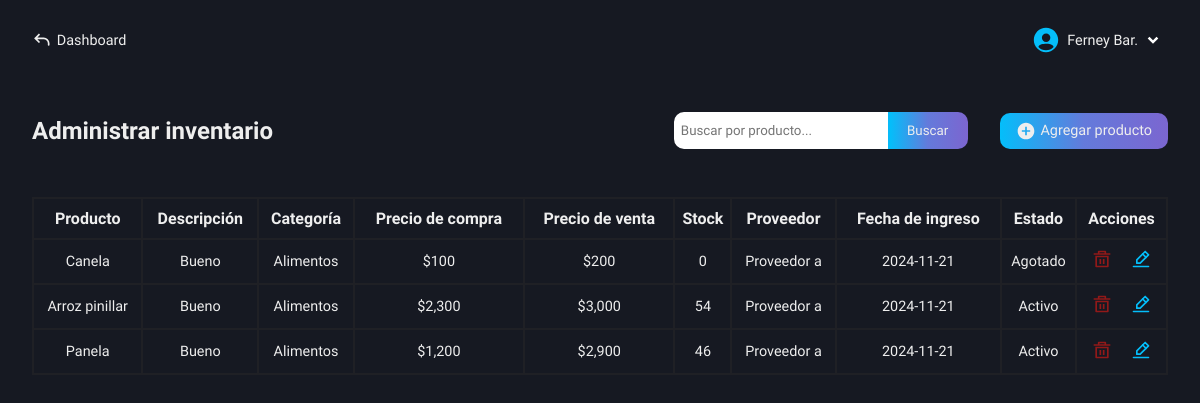
Page /roles/store/inventory/admin-inventory.php (signed in) on the committed database.
### tables this page shows
CREATE TABLE `users` (
  `id` int(11) NOT NULL AUTO_INCREMENT,
  `name` varchar(100) NOT NULL,
  `lastname` varchar(100) NOT NULL,
  `email` varchar(100) NOT NULL,
  `pass` varchar(100) NOT NULL,
  `role` varchar(100) NOT NULL,
  PRIMARY KEY (`id`)
);

CREATE TABLE `inventory_products` (
  `id` int(11) NOT NULL AUTO_INCREMENT,
  `id_category` int(11) NOT NULL,
  `product_name` varchar(100) NOT NULL,
  `supplier` varchar(100) NOT NULL,
  `purchase_price` decimal(50,0) NOT NULL,
  `sale_price` decimal(50,0) NOT NULL,
  `stock_quantity` int(11) NOT NULL,
  `product_description` varchar(500) NOT NULL,
  `entry_date` date NOT NULL,
  `product_status` varchar(100) NOT NULL,
  PRIMARY KEY (`id`)
);

CREATE TABLE `categories_store` (
  `id` int(11) NOT NULL AUTO_INCREMENT,
  `category` varchar(100) NOT NULL,
  PRIMARY KEY (`id`)
);

### roles/store/inventory/admin-inventory.php (the view, shortened to what this page needs)
<!DOCTYPE html>
<html lang="en">
<head>
    <link rel="stylesheet" href="../../../css/store/admin-inventory.css">
    <link rel="stylesheet" href="../../../css/store/base-autocomplete.css">
    <link rel="stylesheet" href="https://code.jquery.com/ui/1.12.1/themes/base/jquery-ui.css">
    <?php
        include("../../../conexion.php");
        if (isset($_SESSION['user_id'])) {
            $id_user = $_SESSION['user_id'];
        } else {
            header("Location: ../../../index.php");
            exit();
        }
    ?>
</head>
<body>
    <main class="main">
        <nav class="nav-dash">
            <a href="../../dashboard-store.php" class="go-dash">
                <svg xmlns="http://www.w3.org/2000/svg" width="20" height="20" viewBox="0 0 24 24"><path fill="#eee" d="m4 10l-.707.707L2.586 10l.707-.707zm17 8a1 1 0 1 1-2 0zM8.293 15.707l-5-5l1.414-1.414l5 5zm-5-6.414l5-5l1.414 1.414l-5 5zM4 9h10v2H4zm17 7v2h-2v-2zm-7-7a7 7 0 0 1 7 7h-2a5 5 0 0 0-5-5z"/></svg>
                <p>Dashboard</p>
            </a>
            <div class="user-modal">
                <div class="username">
                    <div class="name-down">
                        <?php
                            $queryData = "SELECT name, lastname FROM users WHERE id = $id_user";
                            $result = mysqli_query($conexion, $queryData);
                            $rowData = mysqli_fetch_assoc($result);
                            echo "<p class='name'>" . $rowData['name'] . ' ' . substr($rowData['lastname'], 0, 3) . ".</p>";
                        ?>
                        <img src="../../../svg/down-arrow.svg" alt="">
                    </div>
                </div>
            </div>
        </nav>
        <section class="info-table-product" id="hidden-modal">
            <div class="table-products">
                <div class="tlt-search-add">
                    <h2 class="tlt-function">Administrar inventario</h2>
                    <div class="search-add">
                        <form action="functions/search-product.php" method="POST" class="form-search">
                            <input type="text" name="search" class="input-search b-col-fcs-val" id="search" placeholder="Buscar por producto..." required>
                            <input type="submit" name="button-search" class="btn-search bg-btn" value="Buscar">
                        </form>
                        <a href="add-products.php" class="add bg-btn">
                            <svg xmlns="http://www.w3.org/2000/svg" width="20" height="20" viewBox="0 0 24 24"><path fill="#eee" d="M12 2C6.477 2 2 6.477 2 12s4.477 10 10 10s10-4.477 10-10S17.523 2 12 2m5 11h-4v4h-2v-4H7v-2h4V7h2v4h4z"/></svg>
                            <p>Agregar producto</p>
                        </a>
                    </div>
                </div>
                <div class="content-table">
                    <table>
                        <tr>
                            <th>Producto</th>
                            <th>Descripción</th>
                            <th>Categoría</th>
                            <th>Precio de compra</th>
                            <th>Precio de venta</th>
                            <th>Stock</th>
                            <th>Proveedor</th>
                            <th>Fecha de ingreso</th>
                            <th>Estado</th>
                            <th>Acciones</th>
                        </tr>
                        <?php
                            $getProducts = "SELECT * FROM inventory_products";
                            $resultProducts = mysqli_query($conexion, $getProducts);
                            if($resultProducts -> num_rows > 0){
                                while($row = mysqli_fetch_array($resultProducts)){
                                    $id = $row['id'];
                                    $id_category = $row['id_category'];
                                    $queryCategory = "SELECT category FROM categories_store WHERE id = $id_category";
                                    $resultCat = mysqli_query($conexion, $queryCategory);
                                    $rowCat = mysqli_fetch_array($resultCat);
                                    echo "<tr>
                                            <td>" . ucfirst($row['product_name']) . "</td>
                                            <td>" . ucfirst($row['product_description']) . "</td>
                                            <td>" . $rowCat['category'] . "</td>
                                            <td>$" . number_format($row['purchase_price'], 0) . "</td>
                                            <td>$" . number_format($row['sale_price'], 0) . "</td>
                                            <td>" . $row['stock_quantity'] . "</td>
                                            <td>" . ucfirst($row['supplier']) . "</td>
                                            <td>" . $row['entry_date'] . "</td>
                                            <td><span>" . ($row['stock_quantity'] > 0 ? $row['product_status'] : 'Agotado') . "</span></td>
                                            <td>
                                                <a href='functions/delete.php?id=$id'>
                                                    <img src='../../../svg/delete.svg' />
                                                </a>
                                                <a href='functions/get-data.php?id=$id'>
                                                    <img src='../../../svg/edit.svg' />
                                                </a>
                                            </td>
                                          </tr>";
                                }
                            } else {
                                echo "<tr>
                                        <td colspan='10'>No hay productos</td>
                                      </tr>";
                            }
                        ?>
                    </table>
                </div>
            </div>
        </section>
    </main>
</body>
</html>

### css/store/admin-inventory.css (style rules this page uses)
.main { display: grid; grid-template-columns: 1fr; grid-template-rows: 80px auto; height: 100vh; background-color: var(--color-dark-blue-gray); }
.info-table-product { grid-column: 1 / 2; grid-row: 2 / 3; padding: 2rem; box-sizing: border-box; background-color: var(--color-dark-blue-gray); }
.table-products { display: flex; flex-direction: column; gap: 3rem; }
.tlt-search-add { display: flex; align-items: center; justify-content: space-between; }
.search-add { display: flex; align-items: center; gap: 2rem; }
.form-search { display: flex; }
.input-search { outline: none; padding: .2rem .3rem; height: 27px; border: 2px solid #fff; width: 200px; color: var(--color-light-black); border-top-left-radius: 10px; border-bottom-left-radius: 10px; }
.btn-search { width: 80px; height: auto; padding: .45rem 0; border: 2px solid transparent; border-top-right-radius: 10px; border-bottom-right-radius: 10px; cursor: pointer; }
.add { display: flex; align-items: center; gap: .3rem; padding: .5rem 1rem; border-radius: 10px; font-size: .9rem; text-decoration: none; }
table, th, td { border: 2px solid #1f2025; }
table { width: 100%; border-collapse: collapse; }
th, td { padding: .6rem 0; text-align: center; }
td { font-size: .9rem; font-weight: 300; }
td:nth-child(10) a { text-decoration: none; }
td:nth-child(10) a:last-child { margin-left: 1rem; }

### css/base-nav-dash.css (style rules this page uses)
* { color: #eee; }
.nav-dash { grid-column: 1 / 2; grid-row: 1 / 2; display: flex; align-items: center; justify-content: space-between; padding: 0 2rem; box-sizing: border-box; user-select: none; }
.username { display: flex; align-items: center; gap: .4rem; cursor: pointer; }
.name-down { display: flex; align-items: center; }
.name-down .name { color: #eee; font-size: .9rem; }
.go-dash { display: flex; align-items: center; gap: .3rem; text-decoration: none; }
.go-dash p { font-size: .9rem; color: #eee; }

### css/base-btn-bd.css (style rules this page uses)
.bg-btn { background: linear-gradient( 90deg, #04BEFA, #647adb, #7b66d0, #9554c9, #04BEFA ); background-size: 200%; animation: gradient-move 5s infinite; transition: transform 0.2s, box-shadow 0.2s; }

### rows in the picture
users: name "Ferney", lastname "Bar"
inventory_products: product_name "Canela", product_description "Bueno", categories_store.category "Alimentos", purchase_price "100", sale_price "200", stock_quantity "0", supplier "Proveedor a", entry_date "2024-11-21", shows "Agotado"
inventory_products: product_name "Arroz pinillar", product_description "Bueno", categories_store.category "Alimentos", purchase_price "2,300", sale_price "3,000", stock_quantity "54", supplier "Proveedor a", entry_date "2024-11-21", product_status "Activo"
inventory_products: product_name "Panela", product_description "Bueno", categories_store.category "Alimentos", purchase_price "1,200", sale_price "2,900", stock_quantity "46", supplier "Proveedor a", entry_date "2024-11-21", product_status "Activo"
